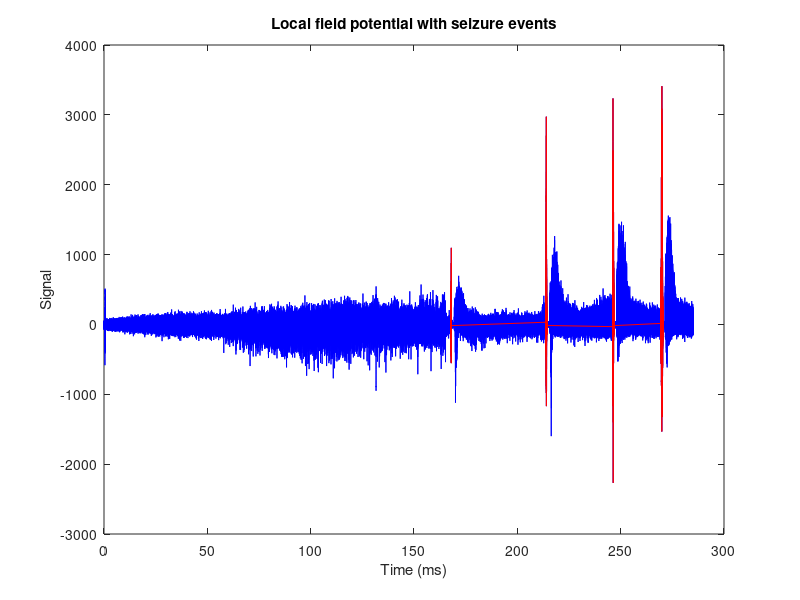

This figure's MATLAB source: (Note: this script raises an error after producing the figure.)

%% Training script 

% Load in data 
load('0190_channel2_input(1) (1).mat')
load('0190_channel2_output(1) (1).mat')
Seizure_points=sum(channel2_output==1);

channel2_section=channel2;
channel2_output_section=channel2_output;

% Convert Time for x_axis
timepoint = 285.2/855605;
time = [timepoint:timepoint:timepoint*855605];

% Create Plot with Seizures highlighted
plot(time, channel2_section, 'b')
hold on 
plot(time(channel2_output_section==1),channel2_section(channel2_output_section==1), 'r')
xlabel('Time (ms)')
ylabel('Signal')
title('Local field potential with seizure events')

% Define Model 
numFeatures=1;
numHiddenUnits=200;
numClasses=2;
layers = [...
    sequenceInputLayer(numFeatures)
    lstmLayer(numHiddenUnits, 'OutputMode','sequence')
    fullyConnectedLayer(numClasses)
    softmaxLayer
    classificationLayer];
options =trainingOptions("adam",...
    "MaxEpochs",45,...
    "GradientThreshold", 2,...
    "Verbose",0,...
    "Plots",'training-progress')

% Train the network
net = trainNetwork(channel2',categorical(channel2_output)',layers,options);
save('net45','net')